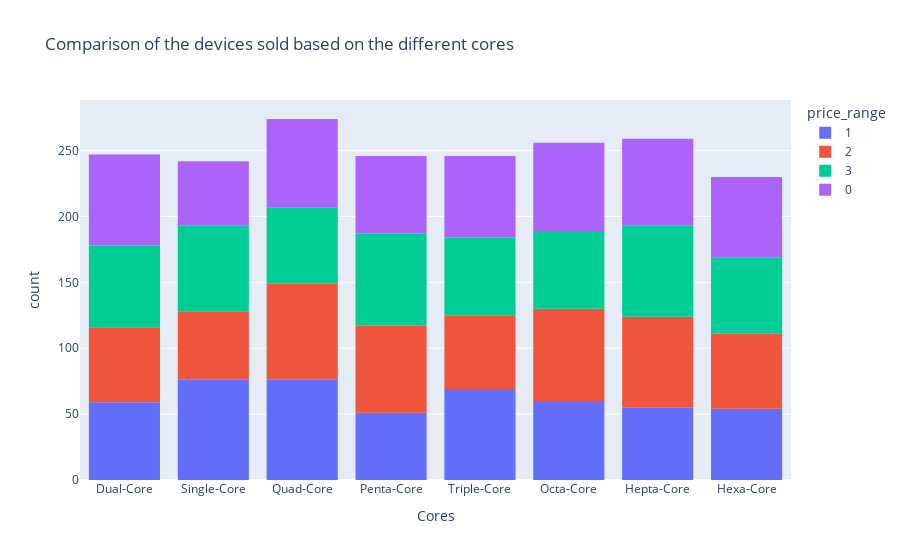

Source (notebook cell):
### Code cell
# Cores column

px.histogram(data_frame=data,x="Cores",title="Comparison of the devices sold based on the different cores",color="price_range")

### Figure 1 — Plotly figure (JSON) as saved in the notebook; plotly's stock layout.template omitted (floating-point values rounded to 4 significant figures; data arrays with more than 128 entries replaced by an {"elided": "..."} marker saying what was removed)
{"data": [{"alignmentgroup": "True", "bingroup": "x", "hovertemplate": "price_range=1<br>Cores=%{x}<br>count=%{y}<extra></extra>", "legendgroup": "1", "marker": {"color": "#636efa"}, "name": "1", "offsetgroup": "1", "orientation": "v", "showlegend": true, "type": "histogram", "x": {"elided": "500 str values"}, "xaxis": "x", "yaxis": "y"}, {"alignmentgroup": "True", "bingroup": "x", "hovertemplate": "price_range=2<br>Cores=%{x}<br>count=%{y}<extra></extra>", "legendgroup": "2", "marker": {"color": "#EF553B"}, "name": "2", "offsetgroup": "2", "orientation": "v", "showlegend": true, "type": "histogram", "x": {"elided": "500 str values"}, "xaxis": "x", "yaxis": "y"}, {"alignmentgroup": "True", "bingroup": "x", "hovertemplate": "price_range=3<br>Cores=%{x}<br>count=%{y}<extra></extra>", "legendgroup": "3", "marker": {"color": "#00cc96"}, "name": "3", "offsetgroup": "3", "orientation": "v", "showlegend": true, "type": "histogram", "x": {"elided": "500 str values"}, "xaxis": "x", "yaxis": "y"}, {"alignmentgroup": "True", "bingroup": "x", "hovertemplate": "price_range=0<br>Cores=%{x}<br>count=%{y}<extra></extra>", "legendgroup": "0", "marker": {"color": "#ab63fa"}, "name": "0", "offsetgroup": "0", "orientation": "v", "showlegend": true, "type": "histogram", "x": {"elided": "500 str values"}, "xaxis": "x", "yaxis": "y"}], "layout": {"barmode": "relative", "legend": {"title": {"text": "price_range"}, "tracegroupgap": 0}, "title": {"text": "Comparison of the devices sold based on the different cores"}, "xaxis": {"anchor": "y", "domain": [0, 1], "title": {"text": "Cores"}}, "yaxis": {"anchor": "x", "domain": [0, 1], "title": {"text": "count"}}}}
